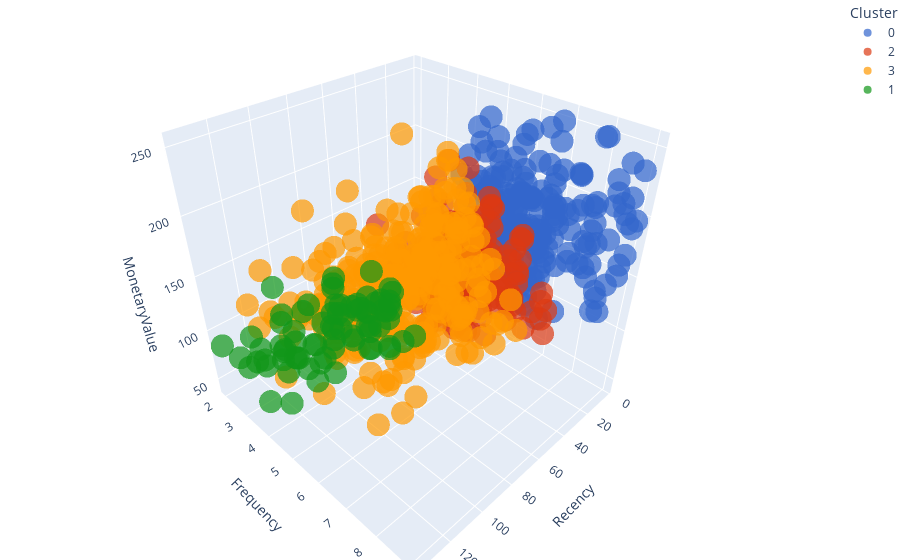

Notebook code cell kept with this figure:
### Code cell
rfm_fig['Cluster'] = rfm_fig['Cluster'].astype(str)

import plotly.express as px
fig = px.scatter_3d(rfm_fig,x='Recency', y='Frequency', z='MonetaryValue',
              color='Cluster', opacity=0.7,color_discrete_sequence=px.colors.qualitative.G10)

fig.update_layout(margin=dict(l=0, r=0, b=0, t=0))
fig.show()

### Figure 1 — Plotly figure (JSON) as saved in the notebook; plotly's stock layout.template omitted (floating-point values rounded to 4 significant figures; data arrays with more than 128 entries replaced by an {"elided": "..."} marker saying what was removed)
{"data": [{"hovertemplate": "Cluster=0<br>Recency=%{x}<br>Frequency=%{y}<br>MonetaryValue=%{z}<extra></extra>", "legendgroup": "0", "marker": {"color": "#3366CC", "opacity": 0.7, "symbol": "circle"}, "mode": "markers", "name": "0", "scene": "scene", "showlegend": true, "x": {"elided": "181 int values"}, "y": {"elided": "181 int values"}, "z": {"elided": "181 float values"}, "type": "scatter3d"}, {"hovertemplate": "Cluster=2<br>Recency=%{x}<br>Frequency=%{y}<br>MonetaryValue=%{z}<extra></extra>", "legendgroup": "2", "marker": {"color": "#DC3912", "opacity": 0.7, "symbol": "circle"}, "mode": "markers", "name": "2", "scene": "scene", "showlegend": true, "x": {"elided": "205 int values"}, "y": {"elided": "205 int values"}, "z": {"elided": "205 float values"}, "type": "scatter3d"}, {"hovertemplate": "Cluster=3<br>Recency=%{x}<br>Frequency=%{y}<br>MonetaryValue=%{z}<extra></extra>", "legendgroup": "3", "marker": {"color": "#FF9900", "opacity": 0.7, "symbol": "circle"}, "mode": "markers", "name": "3", "scene": "scene", "showlegend": true, "x": {"elided": "278 int values"}, "y": {"elided": "278 int values"}, "z": {"elided": "278 float values"}, "type": "scatter3d"}, {"hovertemplate": "Cluster=1<br>Recency=%{x}<br>Frequency=%{y}<br>MonetaryValue=%{z}<extra></extra>", "legendgroup": "1", "marker": {"color": "#109618", "opacity": 0.7, "symbol": "circle"}, "mode": "markers", "name": "1", "scene": "scene", "showlegend": true, "x": [98, 58, 58, 114, 42, 104, 63, 93, 46, 107, 51, 74, 76, 95, 71, 88, 43, 95, 75, 59, 39, 66, 48, 43, 51, 113, 114, 48, 66, 128, 67, 49, 136, 67, 70, 83, 23, 61, 55, 120, 96, 42, 79, 106, 78, 83, 104, 136, 102, 90, 116, 84, 61, 51, 60, 95, 84, 108, 43, 102, 84, 60, 25, 125, 109, 124, 101, 115, 66, 69, 44, 129, 53, 125, 101, 61], "y": [4, 3, 3, 2, 3, 2, 2, 3, 3, 3, 4, 4, 2, 2, 3, 2, 3, 3, 4, 3, 2, 2, 3, 2, 3, 3, 3, 2, 2, 2, 2, 3, 2, 2, 3, 3, 2, 2, 2, 2, 3, 4, 3, 3, 3, 3, 2, 4, 2, 3, 2, 2, 4, 2, 3, 2, 3, 3, 3, 2, 3, 3, 2, 3, 4, 2, 3, 3, 3, 2, 3, 3, 3, 4, 2, 4], "z": [57.24, 44.7, 50.6, 41.8, 54.97, 115.2, 62.4, 43.27, 57.39, 62.62, 44.79, 59.35, 53.77, 61.86, 51.94, 77.1, 65.95, 65.37, 60.14, 66.94, 80.22, 65.3, 60.14, 54.54, 44.68, 53.94, 76.74, 45.66, 94.27, 65.16, 84.28, 72.36, 85.48, 89.06, 46.63, 59.2, 43.62, 49.44, 54.04, 79.23, 66.62, 42.53, 83.73, 61.8, 66.56, 71.13, 54.58, 68.43, 48.39, 45.77, 62.65, 80.76, 46.18, 46.08, 69.3, 50.08, 50.87, 64.37, 62.26, 77.84, 75.03, 52.89, 49.43, 78.9, 60.09, 50.61, 44.94, 69.12, 82.27, 58.39, 46.9, 81.09, 72.51, 54.08, 85, 48.99], "type": "scatter3d"}], "layout": {"scene": {"domain": {"x": [0, 1], "y": [0, 1]}, "xaxis": {"title": {"text": "Recency"}}, "yaxis": {"title": {"text": "Frequency"}}, "zaxis": {"title": {"text": "MonetaryValue"}}}, "legend": {"title": {"text": "Cluster"}, "tracegroupgap": 0}, "margin": {"t": 0, "l": 0, "r": 0, "b": 0}}}
